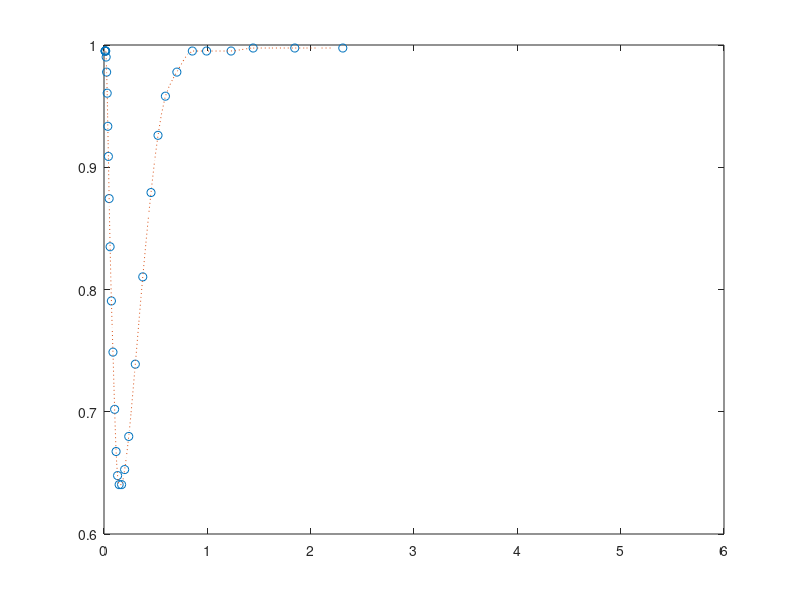

The MATLAB source for this figure: (Note: this script raises an error after producing the figure.)
function fef = merv15
block = [0.01000000000000001, 0.9950738916256158
0.011128576830845718, 0.9950738916256158
0.012652233043668897, 0.9950738916256158
0.014384498882876644, 0.9950738916256158
0.016887065176557838, 0.9950738916256158
0.020691380811147922, 0.9901477832512315
0.025352732129337877, 0.9778325123152709
0.030733788556529286, 0.9605911330049262
0.03686069058723361, 0.9334975369458128
0.042357954988766544, 0.9088669950738917
0.04972724823194924, 0.874384236453202
0.05900622525054019, 0.8349753694581281
0.07153015466410026, 0.7906403940886699
0.08671225797863191, 0.7487684729064039
0.10289254298577429, 0.7019704433497538
0.11697995638610367, 0.6674876847290641
0.13158156468246018, 0.6477832512315271
0.1464315552091652, 0.6403940886699508
0.17007878895491893, 0.6403940886699508
0.19966851939838767, 0.6527093596059114
0.2394732266742113, 0.6798029556650247
0.3029871071601464, 0.7389162561576355
0.37523505634233356, 0.8103448275862069
0.4548777947003782, 0.8793103448275862
0.522716553769104, 0.9261083743842364
0.5942836855597818, 0.958128078817734
0.7051754975319923, 0.9778325123152709
0.8548473011046489, 0.9950738916256158
0.992896602822938, 0.9950738916256158
1.2296550047769912, 0.9950738916256158
1.4435862089758744, 0.9975369458128079
1.846094251527329, 0.9975369458128079
2.3108783817768583, 0.9975369458128079
];

D = block(:,1);
eff= block(:,2);
D_ = logspace(log10(.01), log10(5), 100);
eff_ = interp1(D, eff, D_, 'pchip');
figure; plot(D, eff,'o',D_ ,eff_, ':'); logx; legend('merv 15')
fef.D = D_; fef.ef = eff_;

return
